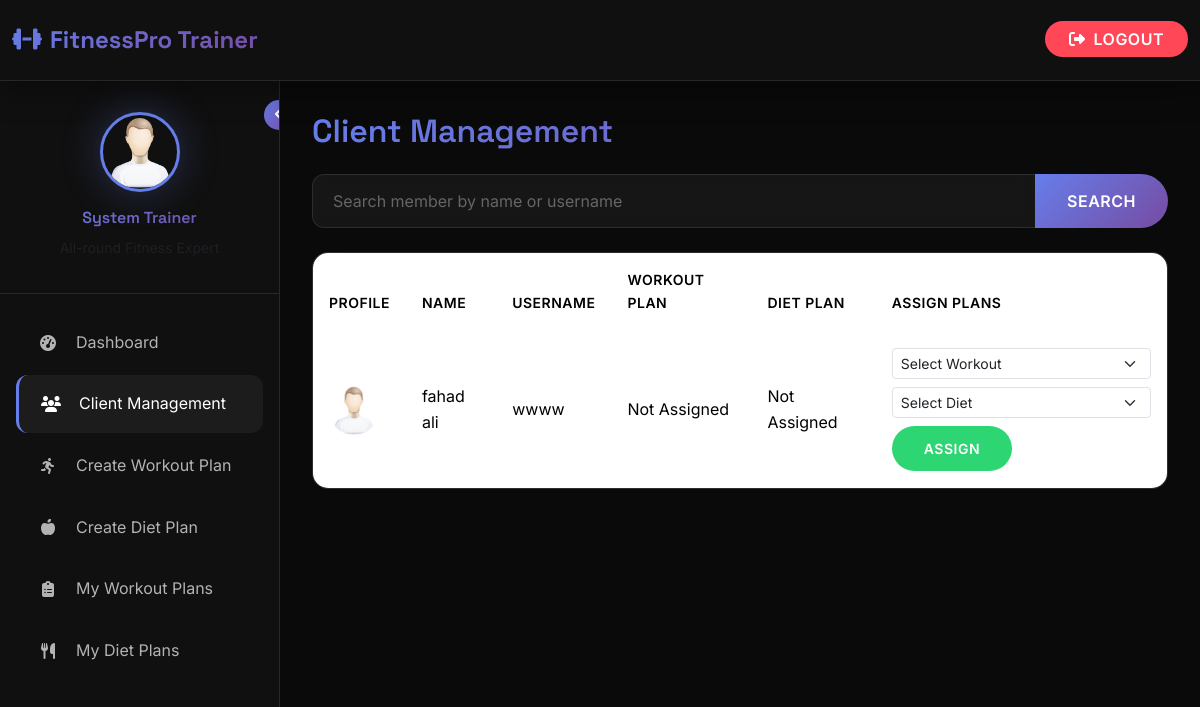
The app's page /trainer/clients (signed in), older data.
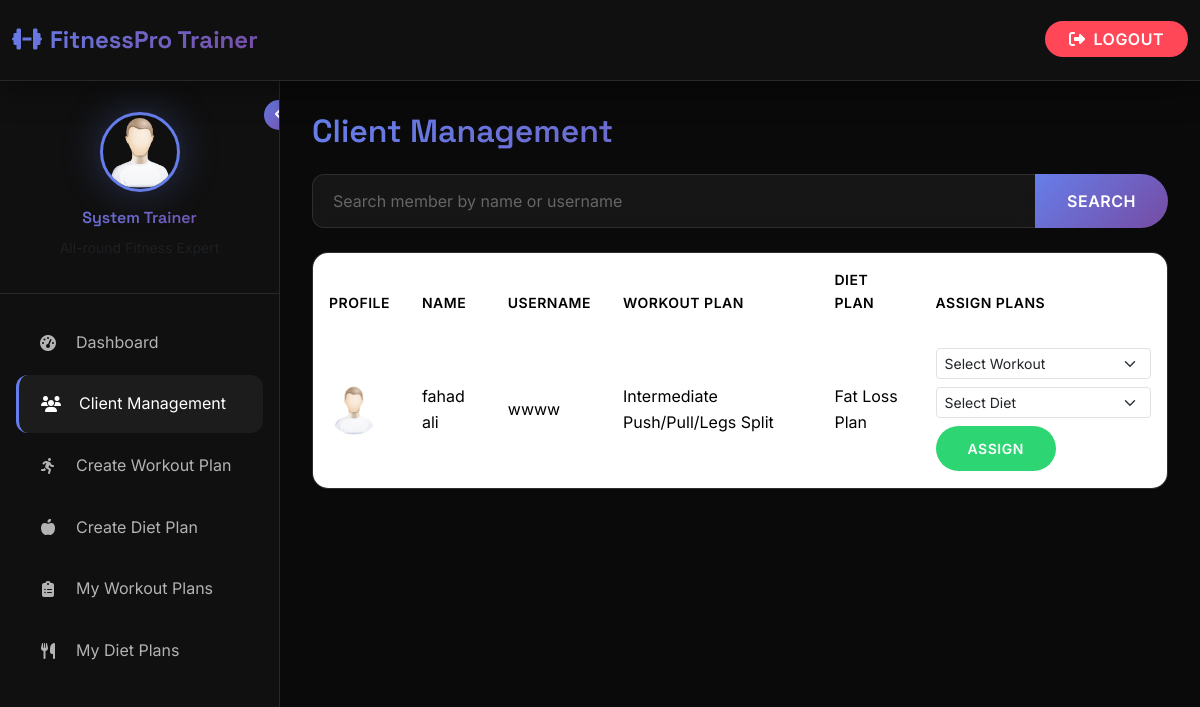
The same page, newer data.
### gym_management/gym_app/models.py (models this page shows, shortened)
class Trainer(models.Model):
    first_name = models.CharField(max_length=50)
    last_name = models.CharField(max_length=50)
    email = models.CharField(max_length=50, null=True, blank=True)
    phone_number = models.CharField(max_length=20)
    username = models.CharField(max_length=150, unique=True)
    password = models.CharField(max_length=100)
    specialization = models.CharField(max_length=200, null=True, blank=True)
    image = models.ImageField(upload_to="trainers/", default="trainers/default.png", null=True, blank=True)
    created_at = models.DateTimeField(auto_now_add=True)

class Gym_user(models.Model):
    first_name = models.CharField(max_length=50)
    last_name = models.CharField(max_length=50)
    dob = models.DateField()
    phone_number = models.CharField(max_length=20)
    image = models.ImageField(upload_to="users_profile_images/", default="users_profile_images/default.png", null=True, blank=True)
    weight = models.IntegerField(null=True, blank=True)
    height = models.IntegerField(null=True, blank=True)
    date_of_joining = models.DateTimeField(auto_now_add=True)
    email = models.CharField(max_length=50, null=True, blank=True)
    username = models.CharField(max_length=150, unique=True)
    password = models.CharField(max_length=100)
    address = models.ForeignKey(Address, on_delete=models.CASCADE, null=True, blank=True)
    gender = models.ForeignKey(Gender, on_delete=models.CASCADE)
    gym_split = models.ForeignKey(Gym_split, on_delete=models.CASCADE, null=True, blank=True)
    muscle_strength = models.ForeignKey(Muscle_strength, on_delete=models.CASCADE, null=True, blank=True)
    membership_plan = models.ForeignKey(MembershipPlan, on_delete=models.CASCADE, null=True, blank=True)
    payment_proof = models.ImageField(upload_to="payment_proofs/", null=True, blank=True)
    is_approved = models.BooleanField(default=False)
    is_blocked = models.BooleanField(default=False)
    membership_start_date = models.DateField(null=True, blank=True)
    membership_end_date = models.DateField(null=True, blank=True)
    reminder_sent = models.BooleanField(default=False)
    assigned_trainer = models.ForeignKey(Trainer, on_delete=models.SET_NULL, null=True, blank=True, related_name='assigned_members')
    trainer_requested = models.BooleanField(default=False)
    assigned_workout_plan = models.ForeignKey(WorkoutPlan, on_delete=models.SET_NULL, null=True, blank=True)
    assigned_diet_plan = models.ForeignKey(DietPlan, on_delete=models.SET_NULL, null=True, blank=True)

class WorkoutPlan(models.Model):
    trainer = models.ForeignKey(Trainer, on_delete=models.CASCADE, related_name='workout_plans')
    name = models.CharField(max_length=200)
    description = models.TextField()
    difficulty_level = models.CharField(max_length=50, choices=[
        ('beginner', 'Beginner'),
        ('intermediate', 'Intermediate'),
        ('advanced', 'Advanced')
    ])
    created_at = models.DateTimeField(auto_now_add=True)
    is_default = models.BooleanField(default=False)

class DietPlan(models.Model):
    trainer = models.ForeignKey(Trainer, on_delete=models.CASCADE, related_name='diet_plans')
    name = models.CharField(max_length=200)
    description = models.TextField()
    total_calories = models.IntegerField(null=True, blank=True)
    created_at = models.DateTimeField(auto_now_add=True)
    is_default = models.BooleanField(default=False)

### gym_management/gym_app/views.py (the view)
# urls.py: path('trainer/clients', views.trainer_clients, name='trainer_clients'),
def trainer_clients(request):
    if 'trainer_id' not in request.session:
        return redirect('/trainer_login')
    trainer = Trainer.objects.get(id=request.session['trainer_id'])
    query = request.GET.get('q', '')
    members = Gym_user.objects.filter(assigned_trainer=trainer)
    if query:
        members = members.filter(
            Q(first_name__icontains=query) |
            Q(last_name__icontains=query) |
            Q(username__icontains=query)
        )
    context = {
        'trainer': trainer,
        'members': members,
        'workout_plans': WorkoutPlan.objects.filter(trainer=trainer),
        'diet_plans': DietPlan.objects.filter(trainer=trainer),
        'query': query
    }
    return render(request, 'trainer/client_management.html', context)

### gym_management/gym_app/templates/trainer/client_management.html (shortened to what this page needs)
{% extends 'base_trainer.html' %}
{% block content %}
<h2 class="gradient-text mb-4">Client Management</h2>
<form method="get" class="mb-4">
  <div class="input-group">
    <input type="text" class="form-control" name="q" placeholder="Search member by name or username" value="{{ query }}">
    <button class="btn btn-primary" type="submit">Search</button>
  </div>
</form>
{% if members %}
<div class="table-responsive">
  <table class="table table-hover">
    <thead>
      <tr>
        <th>Profile</th>
        <th>Name</th>
        <th>Username</th>
        <th>Workout Plan</th>
        <th>Diet Plan</th>
        <th>Assign Plans</th>
      </tr>
    </thead>
    <tbody>
      {% for m in members %}
      <tr>
        <td><img src="{{ m.image.url }}" width="50" class="rounded-circle"></td>
        <td>{{ m.first_name }} {{ m.last_name }}</td>
        <td>{{ m.username }}</td>
        <td>{{ m.assigned_workout_plan.name|default:"Not Assigned" }}</td>
        <td>{{ m.assigned_diet_plan.name|default:"Not Assigned" }}</td>
        <td>
          <form method="post" action="{% url 'assign_plan_to_member' %}">
            <select name="workout_plan_id" class="form-select form-select-sm mb-2">
              <option value="">Select Workout</option>
            </select>
            <select name="diet_plan_id" class="form-select form-select-sm mb-2">
              <option value="">Select Diet</option>
            </select>
            <button type="submit" class="btn btn-success btn-sm">Assign</button>
          </form>
        </td>
      </tr>
      {% endfor %}
    </tbody>
  </table>
</div>
{% else %}
<p>No members found.</p>
{% endif %}
{% endblock %}

### gym_management/gym_app/templates/base_trainer.html (shortened to what this page needs)
{% load static %}
<!DOCTYPE html>
<html lang="en">
<head>
    <link href="https://cdn.jsdelivr.net/npm/bootstrap@5.3.2/dist/css/bootstrap.min.css" rel="stylesheet">
    <link rel="stylesheet" href="https://cdnjs.cloudflare.com/ajax/libs/font-awesome/6.5.0/css/all.min.css">
    <link href="https://unpkg.com/aos@2.3.1/dist/aos.css" rel="stylesheet">
</head>
<body>
    <div class="admin-wrapper">
        <nav class="navbar navbar-expand-lg admin-navbar">
            <div class="container-fluid">
                <a class="navbar-brand" href="{% url 'trainer_dashboard' %}">
                    <i class="fas fa-dumbbell me-2"></i>FitnessPro Trainer
                </a>
                <div class="ms-auto">
                    <a href="{% url 'logout' %}" class="logout-btn">
                        <i class="fas fa-sign-out-alt me-2"></i>Logout
                    </a>
                </div>
            </div>
        </nav>
        <aside class="admin-sidebar" id="adminSidebar">
            <button class="sidebar-toggle d-none d-lg-block" onclick="toggleSidebar()">
                <i class="fas fa-angle-left" id="toggleIcon"></i>
            </button>
            <div class="admin-user-info">
                {% if trainer.image %}
                    <img src="{{ trainer.image.url }}" class="admin-user-avatar" alt="Trainer Avatar">
                {% else %}
                    <img src="{% static 'images/find_user.png' %}" class="admin-user-avatar" alt="Trainer Avatar">
                {% endif %}
                <h6 class="gradient-text">{{ trainer.first_name }} {{ trainer.last_name }}</h6>
                <small class="text-muted">{{ trainer.specialization|default:"Fitness Trainer" }}</small>
            </div>
            <nav class="admin-nav">
                <div class="admin-nav-item">
                    <a href="{% url 'trainer_dashboard' %}" class="admin-nav-link {% if request.path == '/trainer/dashboard' %}active{% endif %}">
                        <i class="fas fa-tachometer-alt"></i>
                        <span>Dashboard</span>
                    </a>
                </div>
                <div class="admin-nav-item">
                    <a href="{% url 'trainer_clients' %}" class="admin-nav-link {% if request.path == '/trainer/clients' %}active{% endif %}">
                        <i class="fas fa-users"></i>
                        <span>Client Management</span>
                    </a>
                </div>
                <div class="admin-nav-item">
                    <a href="{% url 'create_workout_plan_page' %}" class="admin-nav-link {% if request.path == '/trainer/create-workout-plan' %}active{% endif %}">
                        <i class="fas fa-running"></i>
                        <span>Create Workout Plan</span>
                    </a>
                </div>
                <div class="admin-nav-item">
                    <a href="{% url 'create_diet_plan_page' %}" class="admin-nav-link {% if request.path == '/trainer/create-diet-plan' %}active{% endif %}">
                        <i class="fas fa-apple-alt"></i>
                        <span>Create Diet Plan</span>
                    </a>
                </div>
                <div class="admin-nav-item">
                    <a href="{% url 'trainer_workout_plans' %}" class="admin-nav-link {% if request.path == '/trainer/workout-plans' %}active{% endif %}">
                        <i class="fas fa-clipboard-list"></i>
                        <span>My Workout Plans</span>
                    </a>
                </div>
                <div class="admin-nav-item">
                    <a href="{% url 'trainer_diet_plans' %}" class="admin-nav-link {% if request.path == '/trainer/diet-plans' %}active{% endif %}">
                        <i class="fas fa-utensils"></i>
                        <span>My Diet Plans</span>
                    </a>
                </div>
            </nav>
        </aside>
        <main class="admin-content" id="adminContent">
            {% block content %}{% endblock %}
        </main>
    </div>
</body>
</html>

Row changes from the older to the newer data that the page shows:
changed Gym_user "fahad": assigned_workout_plan.name "Not Assigned" → "Intermediate Push/Pull/Legs Split"; assigned_diet_plan.name "Not Assigned" → "Fat Loss Plan"
